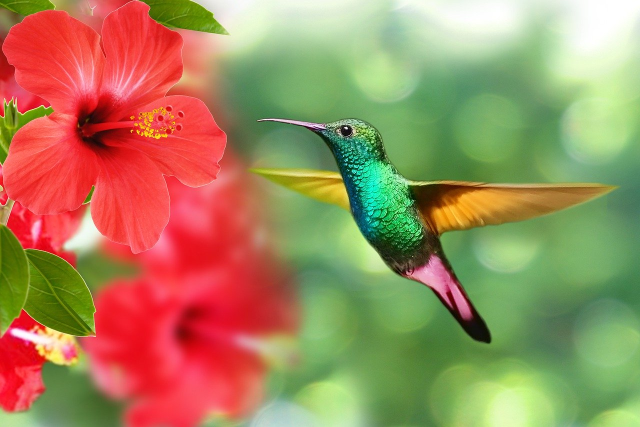
#> input picture local/imgs/colibri.jpg, 1280 x 854 px (shown at 1/2 size)
$ jupyter execute '13 - Ejemplos NumPy.ipynb'   (shell and % lines are left out)
#> lines starting #> are read from the running program, lines starting #| are printed output that depends on the picture
[cell 1]
import init; init.init(force_download=False);
#> (this line was passed over: init is not available in this run)

[cell 2]
from IPython.display import Image

# Ejemplos NumPy

En este punto ya debes haber explorado las bases de NumPy, sino, recuerda hacerlo primero. Acá simplemente se mostrarán algunos usos. Se mostrará también algunos ejemplos de matplotlib, que se estudiará más adelante.

[cell 3]
import cv2
import numpy as np
import matplotlib.pyplot as plt

## Procesar una imagen

Supongamos que tenemos una imagen como la siguiente

[cell 4]
Image("local/imgs/colibri.jpg")

Esa imagen se puede representar en Python como un arreglo de 3 dimenciones: height, width, depth.

[cell 5]
img = cv2.cvtColor(cv2.imread("local/imgs/colibri.jpg", cv2.IMREAD_COLOR), cv2.COLOR_BGR2RGB)

[cell 6]
img.shape
#> Out = (854, 1280, 3)

el arreglo es bastante grande y carece de sentido imprimirlo en el notebook, vamos a imprimir solo un pedacito, usando los índices.

[cell 7]
img[:4, :5]

igualmente inútil....

Algo que sí es útil es extraer una región que nos intere, por ejemplo, supongamos que queremos sacar el colibrí únicamente

[cell 8]
colibri = img[180: 680, 480:-30]
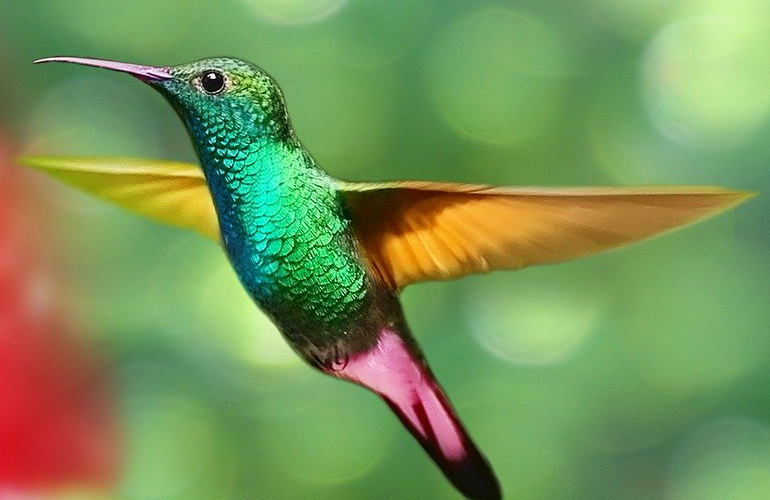
#> colibri: shape (500, 770, 3); mean R, G, B 119.2, 148.1, 88.7
plt.imshow(colibri)
#> (this line was passed over: IPython is not available in this run)

Podemos utilizar muchas funciones de NumPy para hacer cosas con imágenes

[cell 9]
plt.imshow(np.transpose(colibri, (1, 0, 2)))
#> (this line was passed over: IPython is not available in this run)

[cell 10]
np.mean(colibri, axis=2)

[cell 11]
plt.imshow(np.mean(colibri, axis=2), cmap="ocean")
#> (this line was passed over: IPython is not available in this run)

[cell 12]
plt.imshow(colibri[..., 1], cmap="gray")
#> (this line was passed over: IPython is not available in this run)

## Estimando una regresión lineal

**NO** es el momento para hablar de Machine Learning, pero vale la pena mencionar un ejemplo de cómo NumPy puede ser usado en el campo de la ciencia de datos. Acá un extracto tomado de [un trabajo que dejé empezando](https://github.com/srcolinas/Machine-Learning-Open-Cookbook/blob/master/linear_regression/notebook_01.ipynb).

**Advertencia**: esto no es una explicación completa de regressiones lineales!

>- Predictions: $\hat{Y} = X \mathbf{w}$
>- Loss function: $ L = \| Y - X \mathbf{w} \| _{2}^{2}$
>- Solution by normal equations: $ \mathbf{w} = (X^{T}X)^{-1} X^{T}Y$

La siguiente función nos genera unos datos sintéticos para poder realizar nuestra regresión lineal básica.

[cell 13]
w_real = 0.9

[cell 14]
def make_regression_problem(w):
    b = 0
    X_real = np.linspace(0, 1, 1000000).reshape(-1,1)
    b_noise = 0.1 * np.random.rand(X_real.shape[0], 1)
    y_real = w * X_real + b + b_noise
    sample_size = 60
    indices = np.random.randint(X_real.shape[0], size=sample_size)
    X, y = X_real[indices, 0], y_real[indices]
    return X, y

[cell 15]
X, y = make_regression_problem(w_real)

[cell 16]
plt.scatter(X, y)
#> (this line was passed over: IPython is not available in this run)

Ahora podemos implementar nuestra propia regresión lineal

[cell 17]
def predictions(X, w):
    X_ = np.expand_dims(X, axis=-1)
    return np.dot(X_, w)[..., 0]

[cell 18]
def solve_linear_regression(X, y):
    X_ = np.expand_dims(X, axis=-1)
    XTX = np.dot(X_.T, X_)
    XTX_inv = np.linalg.inv(XTX)
    XTy = np.dot(X_.T, y)
    w = np.dot(XTX_inv, XTy)
    return w

[cell 19]
w_pred = solve_linear_regression(X, y)

[cell 20]
y_pred = predictions(X, w_pred)

[cell 21]
def plot_model_line_with_points(w, X, y):
#> called with w = 0.9, X = array of shape (60,), y = array of shape (60, 1)
    xmin, xmax = np.min(X), np.max(X)
    X_real = np.linspace(xmin, xmax, 1000000).reshape(-1,1)
    if isinstance(w, float):
        w = np.array([[w]])
    y_pred = predictions(X_real, w_pred)
    plt.plot(X_real[:, 0], y_pred)
#> (this line was passed over: IPython is not available in this run)
